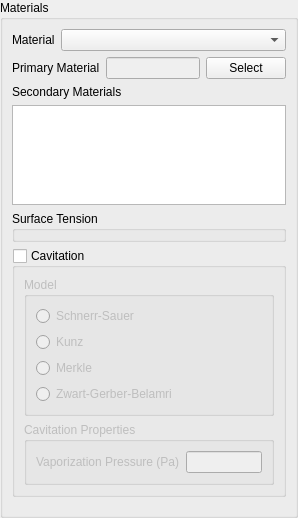
<?xml version="1.0" encoding="UTF-8"?>
<ui version="4.0">
 <class>MaterialsWidget</class>
 <widget class="QWidget" name="MaterialsWidget">
  <property name="geometry">
   <rect>
    <x>0</x>
    <y>0</y>
    <width>298</width>
    <height>493</height>
   </rect>
  </property>
  <property name="windowTitle">
   <string>Form</string>
  </property>
  <layout class="QVBoxLayout" name="verticalLayout">
   <property name="leftMargin">
    <number>0</number>
   </property>
   <property name="topMargin">
    <number>0</number>
   </property>
   <property name="rightMargin">
    <number>0</number>
   </property>
   <property name="bottomMargin">
    <number>0</number>
   </property>
   <item>
    <widget class="QGroupBox" name="groupBox">
     <property name="title">
      <string>Materials</string>
     </property>
     <layout class="QVBoxLayout" name="verticalLayout_2">
      <item>
       <widget class="QWidget" name="singlephase" native="true">
        <layout class="QFormLayout" name="formLayout">
         <property name="leftMargin">
          <number>0</number>
         </property>
         <property name="topMargin">
          <number>0</number>
         </property>
         <property name="rightMargin">
          <number>0</number>
         </property>
         <property name="bottomMargin">
          <number>0</number>
         </property>
         <item row="0" column="0">
          <widget class="QLabel" name="label_3">
           <property name="text">
            <string>Material</string>
           </property>
          </widget>
         </item>
         <item row="0" column="1">
          <widget class="QComboBox" name="material"/>
         </item>
        </layout>
       </widget>
      </item>
      <item>
       <widget class="QWidget" name="multiphase" native="true">
        <layout class="QVBoxLayout" name="verticalLayout_4">
         <property name="leftMargin">
          <number>0</number>
         </property>
         <property name="topMargin">
          <number>0</number>
         </property>
         <property name="rightMargin">
          <number>0</number>
         </property>
         <property name="bottomMargin">
          <number>9</number>
         </property>
         <item>
          <widget class="QWidget" name="widget_2" native="true">
           <layout class="QHBoxLayout" name="horizontalLayout">
            <property name="leftMargin">
             <number>0</number>
            </property>
            <property name="topMargin">
             <number>0</number>
            </property>
            <property name="rightMargin">
             <number>0</number>
            </property>
            <property name="bottomMargin">
             <number>0</number>
            </property>
            <item>
             <widget class="QLabel" name="label">
              <property name="text">
               <string>Primary Material</string>
              </property>
             </widget>
            </item>
            <item>
             <widget class="QLineEdit" name="primaryMaterial">
              <property name="enabled">
               <bool>false</bool>
              </property>
             </widget>
            </item>
            <item>
             <widget class="QPushButton" name="materialsSelect">
              <property name="text">
               <string>Select</string>
              </property>
             </widget>
            </item>
           </layout>
          </widget>
         </item>
         <item>
          <widget class="QWidget" name="fluid" native="true">
           <layout class="QVBoxLayout" name="verticalLayout_3">
            <property name="leftMargin">
             <number>0</number>
            </property>
            <property name="topMargin">
             <number>0</number>
            </property>
            <property name="rightMargin">
             <number>0</number>
            </property>
            <property name="bottomMargin">
             <number>0</number>
            </property>
            <item>
             <widget class="QLabel" name="label_2">
              <property name="text">
               <string>Secondary Materials</string>
              </property>
             </widget>
            </item>
            <item>
             <widget class="QListWidget" name="secondaryMaterials">
              <property name="sizePolicy">
               <sizepolicy hsizetype="Expanding" vsizetype="Fixed">
                <horstretch>0</horstretch>
                <verstretch>0</verstretch>
               </sizepolicy>
              </property>
              <property name="maximumSize">
               <size>
                <width>16777215</width>
                <height>100</height>
               </size>
              </property>
              <property name="editTriggers">
               <set>QAbstractItemView::NoEditTriggers</set>
              </property>
              <property name="selectionMode">
               <enum>QAbstractItemView::NoSelection</enum>
              </property>
             </widget>
            </item>
            <item>
             <widget class="QGroupBox" name="surfaceTension">
              <property name="title">
               <string>Surface Tension</string>
              </property>
             </widget>
            </item>
           </layout>
          </widget>
         </item>
         <item>
          <widget class="QGroupBox" name="cavitation">
           <property name="title">
            <string>Cavitation</string>
           </property>
           <property name="checkable">
            <bool>true</bool>
           </property>
           <property name="checked">
            <bool>false</bool>
           </property>
           <layout class="QVBoxLayout" name="verticalLayout_7">
            <item>
             <widget class="QGroupBox" name="groupBox_2">
              <property name="title">
               <string>Model</string>
              </property>
              <layout class="QVBoxLayout" name="verticalLayout_6">
               <item>
                <widget class="QRadioButton" name="schnerrSauer">
                 <property name="text">
                  <string>Schnerr-Sauer</string>
                 </property>
                </widget>
               </item>
               <item>
                <widget class="QRadioButton" name="kunz">
                 <property name="text">
                  <string>Kunz</string>
                 </property>
                </widget>
               </item>
               <item>
                <widget class="QRadioButton" name="merkle">
                 <property name="text">
                  <string>Merkle</string>
                 </property>
                </widget>
               </item>
               <item>
                <widget class="QRadioButton" name="zwartGerberBelamri">
                 <property name="text">
                  <string>Zwart-Gerber-Belamri</string>
                 </property>
                </widget>
               </item>
              </layout>
             </widget>
            </item>
            <item>
             <widget class="QGroupBox" name="groupBox_3">
              <property name="title">
               <string>Cavitation Properties</string>
              </property>
              <layout class="QFormLayout" name="formLayout_2">
               <item row="0" column="0">
                <widget class="QLabel" name="label_4">
                 <property name="text">
                  <string>Vaporization Pressure (Pa)</string>
                 </property>
                </widget>
               </item>
               <item row="0" column="1">
                <widget class="QLineEdit" name="vaporizationPressure"/>
               </item>
              </layout>
             </widget>
            </item>
           </layout>
          </widget>
         </item>
         <item>
          <spacer name="verticalSpacer">
           <property name="orientation">
            <enum>Qt::Vertical</enum>
           </property>
           <property name="sizeHint" stdset="0">
            <size>
             <width>20</width>
             <height>40</height>
            </size>
           </property>
          </spacer>
         </item>
        </layout>
       </widget>
      </item>
     </layout>
    </widget>
   </item>
  </layout>
 </widget>
 <resources>
  <include location="../../../../resource.qrc"/>
 </resources>
 <connections/>
</ui>
